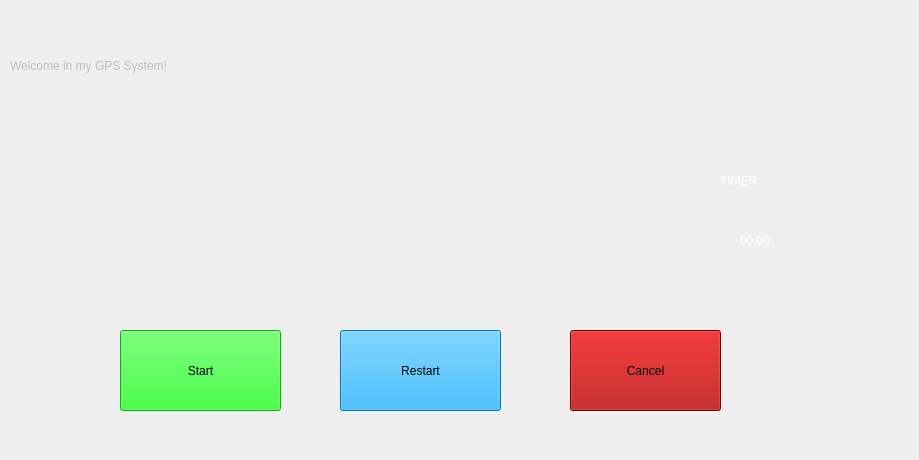
<?xml version="1.0" encoding="UTF-8"?>
<ui version="4.0">
 <class>MyWindow</class>
 <widget class="QMainWindow" name="MyWindow">
  <property name="geometry">
   <rect>
    <x>0</x>
    <y>0</y>
    <width>919</width>
    <height>460</height>
   </rect>
  </property>
  <property name="minimumSize">
   <size>
    <width>919</width>
    <height>460</height>
   </size>
  </property>
  <property name="maximumSize">
   <size>
    <width>923</width>
    <height>470</height>
   </size>
  </property>
  <property name="baseSize">
   <size>
    <width>0</width>
    <height>0</height>
   </size>
  </property>
  <property name="windowTitle">
   <string>GPS System</string>
  </property>
  <property name="windowIcon">
   <iconset>
    <normaloff>../../Users/Максим/Desktop/w128h1281338911393satellite.png</normaloff>../../Users/Максим/Desktop/w128h1281338911393satellite.png</iconset>
  </property>
  <property name="autoFillBackground">
   <bool>true</bool>
  </property>
  <property name="documentMode">
   <bool>false</bool>
  </property>
  <widget class="QWidget" name="centralWidget">
   <widget class="QPushButton" name="pushButton">
    <property name="geometry">
     <rect>
      <x>120</x>
      <y>330</y>
      <width>161</width>
      <height>81</height>
     </rect>
    </property>
    <property name="styleSheet">
     <string notr="true">background-color: rgb(0, 255, 0);
font: 75 34pt &quot;Aharoni&quot;;

</string>
    </property>
    <property name="text">
     <string>Start</string>
    </property>
   </widget>
   <widget class="QLabel" name="label">
    <property name="geometry">
     <rect>
      <x>10</x>
      <y>20</y>
      <width>611</width>
      <height>91</height>
     </rect>
    </property>
    <property name="styleSheet">
     <string notr="true">font: 75 18pt &quot;MS Shell Dlg 2&quot;;
font: 28pt &quot;Eras Demi ITC&quot;;
color: rgb(190, 190, 190);
font: 28pt &quot;Algerian&quot;;</string>
    </property>
    <property name="text">
     <string>Welcome in my GPS System!</string>
    </property>
   </widget>
   <widget class="QLabel" name="label_2">
    <property name="geometry">
     <rect>
      <x>10</x>
      <y>120</y>
      <width>501</width>
      <height>101</height>
     </rect>
    </property>
    <property name="styleSheet">
     <string notr="true">color: rgb(255, 255, 127);
font: 26pt &quot;Berlin Sans FB&quot;;
</string>
    </property>
    <property name="text">
     <string/>
    </property>
   </widget>
   <widget class="QLabel" name="label_3">
    <property name="geometry">
     <rect>
      <x>10</x>
      <y>190</y>
      <width>501</width>
      <height>101</height>
     </rect>
    </property>
    <property name="styleSheet">
     <string notr="true">font: 26pt &quot;Berlin Sans FB&quot;;
color: rgb(255, 255, 127);
text-decoration: underline;
</string>
    </property>
    <property name="text">
     <string>&lt;html&gt;&lt;head/&gt;&lt;body&gt;&lt;p&gt;&lt;br/&gt;&lt;/p&gt;&lt;/body&gt;&lt;/html&gt;</string>
    </property>
   </widget>
   <widget class="QPushButton" name="pushButton_2">
    <property name="geometry">
     <rect>
      <x>570</x>
      <y>330</y>
      <width>151</width>
      <height>81</height>
     </rect>
    </property>
    <property name="styleSheet">
     <string notr="true">font: 75 32pt &quot;Aharoni&quot;;
background-color: rgb(170, 0, 0);</string>
    </property>
    <property name="text">
     <string>Cancel</string>
    </property>
   </widget>
   <widget class="QPushButton" name="pushButton_3">
    <property name="geometry">
     <rect>
      <x>340</x>
      <y>330</y>
      <width>161</width>
      <height>81</height>
     </rect>
    </property>
    <property name="styleSheet">
     <string notr="true">font: 75 32pt &quot;Aharoni&quot;;
background-color: rgb(0, 170, 255);</string>
    </property>
    <property name="text">
     <string>Restart</string>
    </property>
   </widget>
   <widget class="QLabel" name="label_4">
    <property name="geometry">
     <rect>
      <x>740</x>
      <y>180</y>
      <width>231</width>
      <height>121</height>
     </rect>
    </property>
    <property name="autoFillBackground">
     <bool>false</bool>
    </property>
    <property name="styleSheet">
     <string notr="true">color: rgb(255, 255, 255);
font: 24pt &quot;Snap ITC&quot;;</string>
    </property>
    <property name="text">
     <string>00:00</string>
    </property>
   </widget>
   <widget class="QLabel" name="label_5">
    <property name="geometry">
     <rect>
      <x>720</x>
      <y>120</y>
      <width>201</width>
      <height>121</height>
     </rect>
    </property>
    <property name="styleSheet">
     <string notr="true">color: rgb(255, 255, 255);
font: 32pt &quot;Snap ITC&quot;;</string>
    </property>
    <property name="text">
     <string>TIMER</string>
    </property>
   </widget>
  </widget>
 </widget>
 <layoutdefault spacing="6" margin="11"/>
 <resources/>
 <connections/>
</ui>
